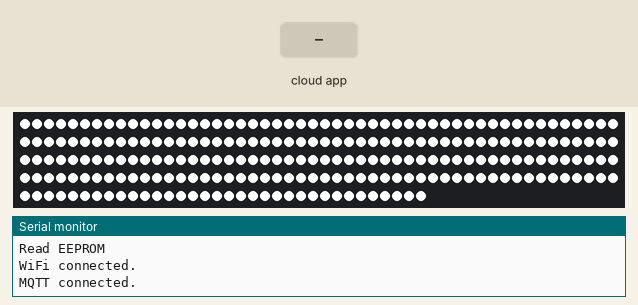
The sketch below on a simulated ESP8266 (NodeMCU). Parts: 234 RGB LEDs in strip order, left to right, continuing on the next row, the last lines printed to the serial monitor. The inputs (shaded band) are chosen by the test bench. WiFi joins after 1.5 s; servers stay silent unless stated; random numbers use the default seed unless the sketch sets one; EEPROM starts erased; no MQTT or app messages arrive unless stated.

Above: at 3.3 s.
3.4 s: the phone or cloud app sets disco to 3
At 3.6 s:
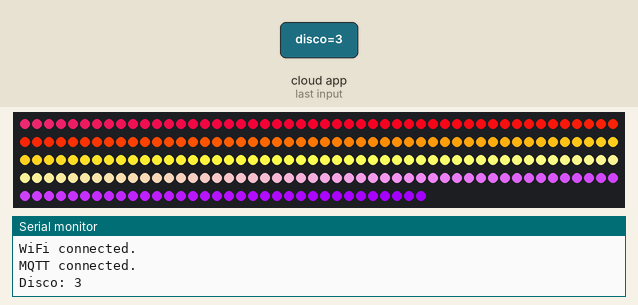
5.8 s: the phone or cloud app sets lightColor to 0
At 6.13 s:
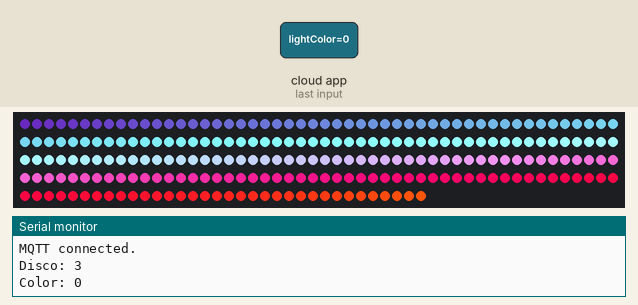
8.4 s: the phone or cloud app sets lightColor to 90
At 8.94 s:
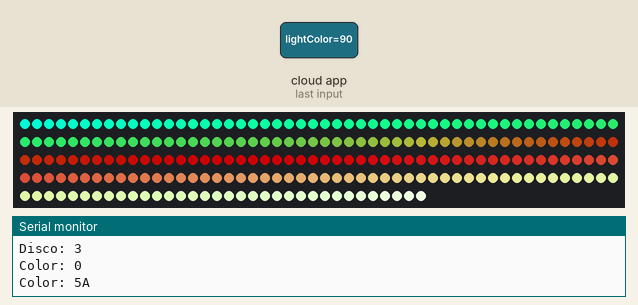
10.9 s: the phone or cloud app sets lightAlarm to 0
At 11.15 s:
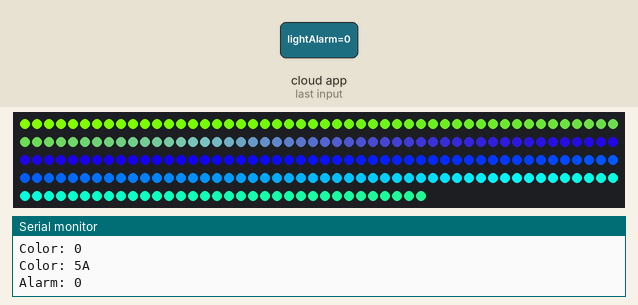
13.9 s: the phone or cloud app sets lightAlarm to 1
At 14.3 s:
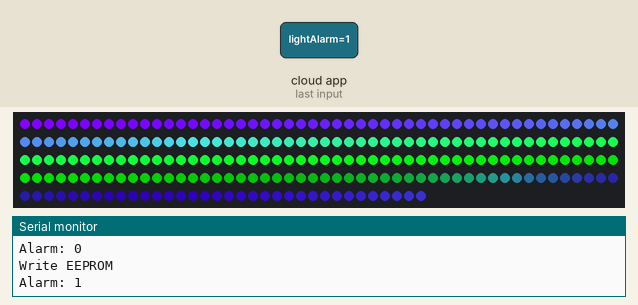
16.9 s: the phone or cloud app sets time32 to 0
At 17.8 s:
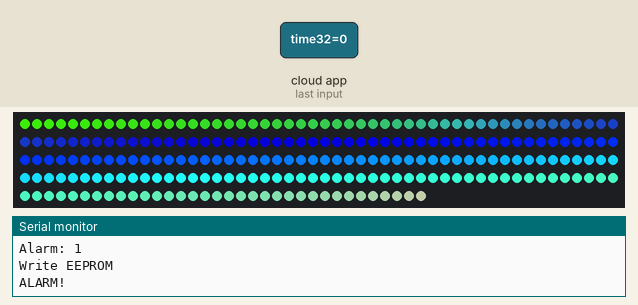
Timing chart, 0 to 19.9 s (numbered marks = the images above; inputs shaded):
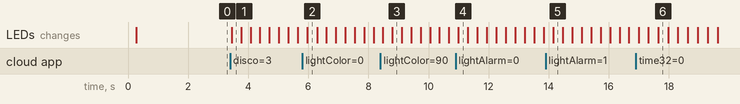

Measured:
- after the input at 3.4 s, the LEDs: change after 0.05 s (image 1)

The sketch:

Lights.ino
```cpp
#include <ESP8266WiFi.h>
#define MAXSUBSCRIPTIONS 4
#define SUBSCRIPTIONDATALEN 20
#include "Adafruit_MQTT.h"
#include "Adafruit_MQTT_Client.h"
#include <Adafruit_NeoPixel.h>
#include <EEPROM.h>

/************************* SETUP *********************************/
const char* wifiSSID = "YourWifiName";
const char* wifiPassword = "YourWifiPassword";

const char* mqttServer = "192.168.0.10";
const int   mqttPort = 1883;                   //8883 for SSL
const char* mqttUser = "username";
const char* mqttPassword = "password";
const char* colorFeed = "home/sleepingRoom/lightColor";
const char* alarmFeed = "home/sleepingRoom/lightAlarm";
const char* time32Feed = "home/time/time32";
const char* discoFeed = "home/sleepingRoom/disco";
const int pixelPin = 5;
const int pixelCount = 104 + 13 + 104 + 13; //104 pixels long side, 13 pixels short side

const bool notifyAfterAlarm = true;
const bool notifyAfterAlarmMillis = 100000; //ten seconds
const int EEPROMCommitDelay = 3000; //write after 3sec no change to color
/************************* Other settings ****************************/
Adafruit_NeoPixel strip = Adafruit_NeoPixel(pixelCount, pixelPin, NEO_GRB + NEO_KHZ800);

WiFiClient client;
Adafruit_MQTT_Client mqtt(&client, mqttServer, mqttPort, mqttUser, mqttPassword);
Adafruit_MQTT_Subscribe color = Adafruit_MQTT_Subscribe(&mqtt, colorFeed);
Adafruit_MQTT_Subscribe alarm = Adafruit_MQTT_Subscribe(&mqtt, alarmFeed);
Adafruit_MQTT_Subscribe time32 = Adafruit_MQTT_Subscribe(&mqtt, time32Feed);
Adafruit_MQTT_Subscribe discoSub = Adafruit_MQTT_Subscribe(&mqtt, discoFeed);

bool alarmOn = false;
bool alarmActive = false;
bool timeSet = false;
long currentTimeMillis = 0;
long currentTime = 0;
long alarmTime = 0;
int notify = 0;
int EEPROMCommit = 0;
int disco = 0;

const int DAY = 24 * 60 * 60;

#include "Audio.h"

//{color, duration},
const int alarmColorKeyframes[][2] = {
  {0x000000, 5},
  {0x200000, 5},
  {0x800000, 5},
  {0xD03000, 3},
  {0xff6000, 2},
  {0xffa050, 5},
  {0xffd080, 5},
  };
const int alarmColorKeyframeCount = 7;//sizeof(alarmColorKeyframes) / sizeof(int);
const int durationScale = 60000;

unsigned char startColor[3] = {0, 0, 0};
unsigned char currentColor[3] = {0};
unsigned char targetColor[3] = {255, 255, 255};
int phase = 0;

void readEEPROM()
{
  Serial.println("Read EEPROM");
  targetColor[0] = EEPROM.read(0);
  targetColor[1] = EEPROM.read(1);
  targetColor[2] = EEPROM.read(2);
  alarmOn = EEPROM.read(4) != 0;
  ((char*)&alarmTime)[0] = EEPROM.read(5);
  ((char*)&alarmTime)[1] = EEPROM.read(6);
  ((char*)&alarmTime)[2] = EEPROM.read(7);
  ((char*)&alarmTime)[3] = EEPROM.read(8);
}

void writeEEPROMAlarm()
{
  EEPROM.write(4, alarmOn ? 1 : 0);
  EEPROM.write(5, ((char*)&alarmTime)[0]);
  EEPROM.write(6, ((char*)&alarmTime)[1]);
  EEPROM.write(7, ((char*)&alarmTime)[2]);
  EEPROM.write(8, ((char*)&alarmTime)[3]);
  EEPROMCommit = EEPROMCommitDelay;
}

void writeEEPROMColor()
{
  EEPROM.write(0, targetColor[0]);
  EEPROM.write(1, targetColor[1]);
  EEPROM.write(2, targetColor[2]);
  EEPROMCommit = EEPROMCommitDelay;
}

void setup()
{
  Serial.begin(115200);
  WiFi.mode(WIFI_STA);
  WiFi.begin(wifiSSID, wifiPassword);
  mqtt.subscribe(&color);
  mqtt.subscribe(&time32);
  mqtt.subscribe(&alarm);
  mqtt.subscribe(&discoSub);
  strip.begin();
  strip.show();
  EEPROM.begin(16);
  readEEPROM();
}

void stopNotify()
{
  alarmActive = false;
  if(notify <= 0) return;
  notify = 0;
  phase = 255;
}

void loop()
{
  static int lastDisconnect = 0;
  static int timeAtAlarm = 0;
  static bool wasConnected = false;
  static bool wasConnectedMQTT = false;
  static int lastUpdate = 0;
  int t = millis();
  static int time = 0;
  int dt = t - time;
  if (time == 0) dt = 0;
  time = t;

  if(disco != 4 || time - lastUpdate > 1000)  //disco mode 4 needs performance
  {
    lastUpdate = time;
    if (WiFi.status() == WL_CONNECTED)
    {
      if(!wasConnected)
        Serial.println("WiFi connected.");
      wasConnected = true;
      if (mqtt.connected())
      {
        if(!wasConnectedMQTT)
          Serial.println("MQTT connected.");
        wasConnectedMQTT = true;
        Adafruit_MQTT_Subscribe *subscription;
        while ((subscription = mqtt.readSubscription(20)))
        {
          if (subscription == &color)
          {
            Serial.print("Color: ");
            int c = atoi((char *)color.lastread);
            stopNotify();
            phase = 0;
            startColor[0] = currentColor[0]; startColor[1] = currentColor[1]; startColor[2] = currentColor[2];
            targetColor[0] = c >> 16; targetColor[1] = (c >> 8) & 255; targetColor[2] = c & 255;
            Serial.println(c, 16);
            writeEEPROMColor();
          }
          else if (subscription == &alarm)
          {
            Serial.print("Alarm: ");
            int a = atoi((char *)alarm.lastread);
            stopNotify();
            if (a < 0)
            {
              alarmOn = false;
            }
            else
            {
              alarmOn = true;
              alarmTime = a;
              //comment in for simple testing
              //alarmTime = currentTime + 3;
            }
            Serial.println(alarmTime);
            writeEEPROMAlarm();
          }
          else if (subscription == &time32)
          {
            //Serial.print("Time: ");
            unsigned int t = atoi((char *)time32.lastread);
            int hours = (t >> 12) & 31;
            int minutes = (t >> 6) & 63;
            int seconds = t & 63;
            currentTime = seconds + (minutes + hours * 60) * 60;
            timeSet = true;
            //Serial.println(currentTime);
          }
          else if (subscription == &discoSub)
          {
            Serial.print("Disco: ");
            disco = atoi((char *)discoSub.lastread);
            Serial.println(disco);
            if(disco == 0) phase = 0;
          }
        }
      }
      else
      {
        if(wasConnectedMQTT)
          Serial.println("MQTT disconnected.");
        wasConnectedMQTT = false;
        if (lastDisconnect > 1000)
        {
          if(mqtt.connect())
            mqtt.disconnect();
          lastDisconnect = 0;
        }
      }
      lastDisconnect += dt;
    }
    else
    {
      if(wasConnected)
        Serial.println("WiFi disconnected.");
      wasConnected = false;
    }
  }
/**/

  //nothing changed for a while? write the EEPROM
  if(EEPROMCommit > 0)
  {
      EEPROMCommit -= dt;
      if(EEPROMCommit <= 0)
      {
        Serial.println("Write EEPROM");
        EEPROM.commit();
      }
  }

  //update time
  int oldTime = currentTime;
  currentTimeMillis += dt;
  currentTime += currentTimeMillis / 1000;
  currentTime = currentTime % DAY;
  currentTimeMillis = currentTimeMillis % 1000;
  //check for alarm
  if(alarmOn && timeSet)
  {
    if(!alarmActive)
    {
      int ot = oldTime;
      int ct = currentTime;
      if(ot > alarmTime)
      {
        ot -= DAY;
        ct -= DAY;
      }
      if(ct < ot)
        ct += DAY;
      if(ot < alarmTime && ct >= alarmTime)
      {
        Serial.print("ALARM!");
        alarmActive = true;
        timeAtAlarm = time;
      }
    }
    if(alarmActive)
    {
      int at = time - timeAtAlarm;
      int tsum = 0;
      for(int i = 0; i < alarmColorKeyframeCount; i++)
      {
        if(at >= tsum && at < tsum + alarmColorKeyframes[i][1] * durationScale)
        {
          int duration = alarmColorKeyframes[i][1] * durationScale;
          int c0 = alarmColorKeyframes[i][0];
          int c1 = alarmColorKeyframes[(i < alarmColorKeyframeCount - 1) ? i + 1 : i][0];
          float f1 = float(at - tsum) / duration;
          float f0 = 1.f - f1;
          float c[3];
          c[0] = (c0 >> 16) * f0 + (c1 >> 16) * f1;
          c[1] = ((c0 >> 8) & 255) * f0 + ((c1 >> 8) & 255) * f1;
          c[2] = (c0 & 255) * f0 + (c1 & 255) * f1;
          int ci[3];
          ci[0] = int(c[0]); ci[1] = int(c[1]); ci[2] = int(c[2]);
          int g[3];
          g[0] = (1 - (c[0] - ci[0])) * pixelCount;
          g[1] = (1 - (c[1] - ci[1])) * pixelCount;
          g[2] = (1 - (c[2] - ci[2])) * pixelCount;

          for (int j = 0; j < pixelCount; j++)
          {
            strip.setPixelColor(j, strip.Color(ci[0] + (j >= g[0] ? 1 : 0), ci[1] + (j >= g[1] ? 1 : 0), ci[2] + (j >= g[2] ? 1 : 0)));
          }
          strip.show();
          break;
        }
        if(i == alarmColorKeyframeCount - 1)
        {
          if(notifyAfterAlarm)
            notify = notifyAfterAlarmMillis;
            alarmActive = false;
        }
        tsum += alarmColorKeyframes[i][1] * durationScale;
      }
    }
  }

  if(notify > 0)
  {
    notify -= dt;
    if(notify <= 0)
    {
      phase = 255;
    }
    else
    {
      for (int i = 0; i < pixelCount; i++)
      {
        if((i + notify / 2) % pixelCount > pixelCount / 2)
          strip.setPixelColor(i, strip.Color(255, 0, 0));
        else
          strip.setPixelColor(i, strip.Color(0, 0, 255));
      }
      strip.show();
    }
  }

  if (phase < 256)
  {
    phase = min(256, phase + dt);
    int p0 = 256 - phase;
    currentColor[0] = (startColor[0] * p0 + targetColor[0] * phase) >> 8;
    currentColor[1] = (startColor[1] * p0 + targetColor[1] * phase) >> 8;
    currentColor[2] = (startColor[2] * p0 + targetColor[2] * phase) >> 8;
    for (int i = 0; i < pixelCount; i++)
      strip.setPixelColor(i, strip.Color(currentColor[0], currentColor[1], currentColor[2]));
    strip.show();
  }

  switch(disco)
  {
    case 1:
    {
      //int p = time / 10;
      int cs[][3] = {{255, 0, 0}, {0, 255, 0}, {0, 0, 255}, {255, 0, 255}, {255, 255, 0}, {0, 255, 255}};
      for (int i = 0; i < pixelCount; i++)
      {
        int *c = cs[(((i + t / 10) / 20)) % 6];
        strip.setPixelColor(i, strip.Color(c[0], c[1], c[2]));
      }
      strip.show();
      break;
    }
    case 2:
    {
      //int p = time / 10;
      int cs[][3] = {{255, 0, 0}, {0, 255, 0}, {0, 0, 255}, {255, 0, 255}, {255, 255, 0}, {0, 255, 255}};
      for (int i = 0; i < pixelCount; i++)
      {
        int *c = cs[((i / 20) + t / 100) % 6];
        strip.setPixelColor(i, strip.Color(c[0], c[1], c[2]));
      }
      strip.show();
      break;
    }
    case 3:
    {
    for (int i = 0; i < pixelCount; i++)
      {
        strip.setPixelColor(i, strip.Color(sin(t * 0.002 + i * 0.01) * 127 + 128, sin(t * 0.003 + i * 0.03) * 127 + 128, sin(t * 0.001 + i * 0.02) * 127 + 128));
      }
      strip.show();
      break;
    }
    case 4:
    {
      analyze();
      static int oldTime = 0;
      if(time - oldTime >= 30)
      {
        oldTime = time;
        display();
      }
      break;
    }
  }
}
```

Audio.h
```cpp
#pragma once
const int msPerPixel = 4;
int currentMaxValue = 0;
int maxValues[pixelCount] = {0};
int colors[pixelCount][3] = {0};

void analyze()
{
  static int color[3] = {0};
  static bool under = true;
  static double level = 512;
  static int maxValue = 0;
  int a = analogRead(A0);
  level = level * 0.999 + a * 0.001;
  a -= int(level);
  int time = millis();
  static int oldTime = 0;

  if(time - oldTime >= msPerPixel)
  {
     maxValues[currentMaxValue] = maxValue;
     if(maxValue > 200 && under)
     {
        color[0] = rand() & 255;
        color[1] = rand() & 255;
        color[2] = rand() & 255;
        under = false;
     }
     else
      under = true;
     colors[currentMaxValue][0] = color[0];
     colors[currentMaxValue][1] = color[1];
     colors[currentMaxValue][2] = color[2];
     maxValue = 0;
     currentMaxValue = (currentMaxValue + 1) % pixelCount;
     oldTime = time;
  }

  maxValue = max(maxValue, abs(a));
}

void display()
{
  for (int i = 0; i < pixelCount; i++)
  {
    int j = (i + currentMaxValue) % pixelCount;
    int v = maxValues[j];
    int w = max(0, min((v * v - 300) / 100, 256));
    int r = (w * colors[j][0]) >> 8;
    int g = (w * colors[j][1]) >> 8;
    int b = (w * colors[j][2]) >> 8;
    strip.setPixelColor(i, strip.Color(r, g, b));
  }
  strip.show();
  Serial.println(maxValues[currentMaxValue]);
}
```
